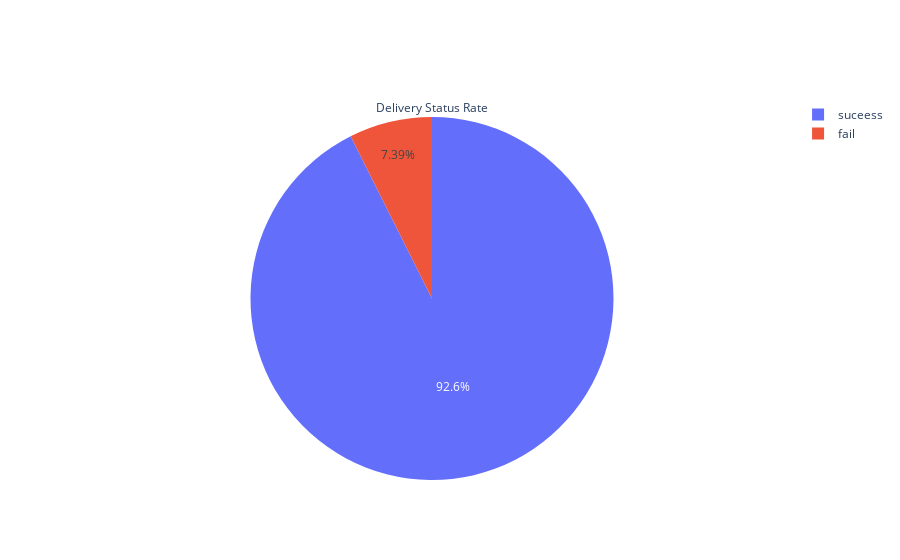

The notebook cell this image was saved under:
### Code cell
import plotly.graph_objects as go
data_canada = pd.DataFrame([['suceess',39985],['fail',3192]], columns = ['delivered_status', 'count'])
fig = go.Figure(data=[go.Pie(labels=data_canada['delivered_status'], values=data_canada['count'], title='Delivery Status Rate')])
fig.show()

### Figure 1 — Plotly figure (JSON) as saved in the notebook; plotly's stock layout.template omitted (floating-point values rounded to 4 significant figures)
{"data": [{"labels": ["suceess", "fail"], "title": {"text": "Delivery Status Rate"}, "type": "pie", "values": [39985, 3192]}], "layout": {}}
